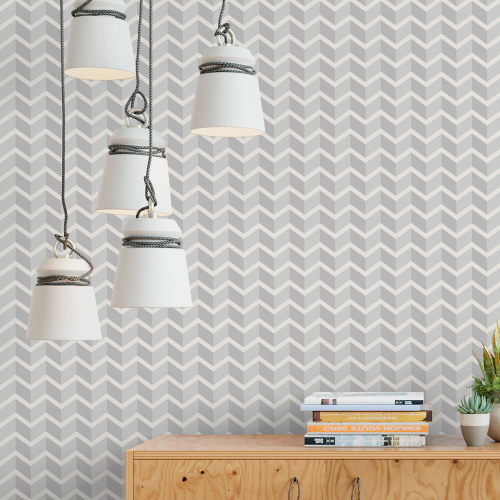
#> input picture Aula02/images/shelf.jpg, 1000 x 1000 px (shown at 1/2 size)
$ jupyter execute --allow-errors Aula02.ipynb   (shell and % lines are left out)
#> lines starting #> are read from the running program, lines starting #| are printed output that depends on the picture
[cell 1]
# %matplotlib tk

import numpy as np
import matplotlib
import matplotlib.pyplot as plt
import multiprocessing

from ipywidgets import widgets

import skimage
from skimage import io
from skimage.viewer import ImageViewer


matplotlib.rcParams['toolbar'] = 'None'

[cell 2]
img = io.imread(f'images/shelf.jpg')
#> img is the input picture: shape (1000, 1000, 3); mean R, G, B 195.2, 189.9, 183.2
# img = skimage.transform.rescale(img, 0.3)
print(img.shape)
#| (1000, 1000, 3)
img[:2]

[cell 3]
# viewer = ImageViewer(img)
# viewer.show()
plt.imshow(img)

[cell 4]
gray_image = img.copy()

y_, x_, _ = gray_image.shape
#> y_ = 1000; x_ = 1000
for x in range(x_):
    for y in range(y_):
        r, g, b = gray_image[y, x]
        gray = (r + g + b) / 3
        gray_image[y, x] = (gray, gray, gray)
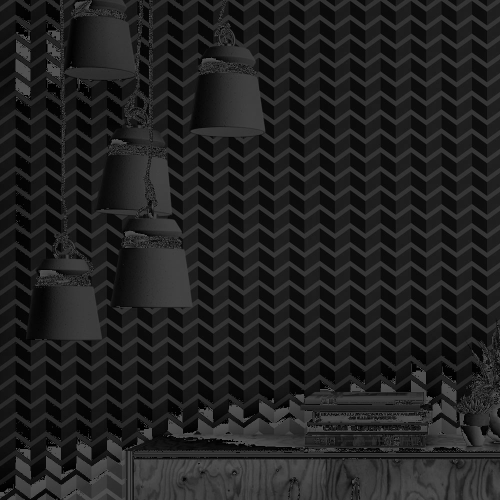
#> gray_image: shape (1000, 1000, 3) (shown at 1/2 size); min 0, max 85, mean 32.8

f, axarr = plt.subplots(1,1)
axarr.axis('off')
axarr.imshow(gray_image)

[cell 5]
def shift_brightness(img, c):
#> called with c = -0.4
    y_, x_, _ = img.shape
#> y_ = 1000; x_ = 1000
    for x in range(x_):
        for y in range(y_):
            img[y, x] += c
            if img[y, x][0] >= 1: img[y, x] = 0.99
            if img[y, x][0] <= 0: img[y, x] = 0
    return img

def _apply(c):
    return shift_brightness(gray_image.copy(), c)

#> (the rest of this cell did not finish here and is left out)

[cell 6]
def get_histogram(image):
    #Image is gray, so take only red pixels
    image = image[:, :, 0]
    # Transform image to 1 dimension array
    return [pix for col in image for pix in col]


fig, axarr = plt.subplots(2,2)
for ax in axarr[0]: ax.axis('off')

axarr[0][0].imshow(gray_image)
axarr[1][0].hist(get_histogram(gray_image))
#> the sliders are set to c = 0.0


def handle(c):
    axarr[0][1].text(0, 0, 'loading')
    fig.canvas.draw()
    mut_img = shift_brightness(gray_image.copy(), c)
    axarr[0][1].clear()
    axarr[1][1].clear()
    for ax in axarr[0]: ax.axis('off')
    axarr[0][1].imshow(mut_img)
    axarr[1][1].hist(get_histogram(mut_img))
    fig.canvas.draw()


#> (the rest of this cell did not finish here and is left out)
